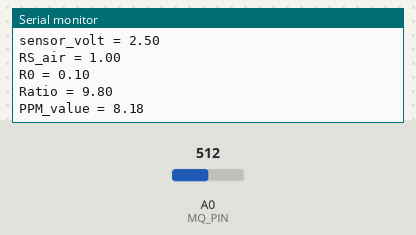
Simulated run of this sketch. Board: Arduino Uno, built with avr-gcc and run on an emulated ATmega328P. Shown: the last lines printed to the serial monitor. Inputs (shaded band) come from the test bench; at power-on: A0 (MQ_PIN) = 512.

Above: at 8.4 s.
8.5 s: A0 (MQ_PIN) set to 52
At 9.5 s:
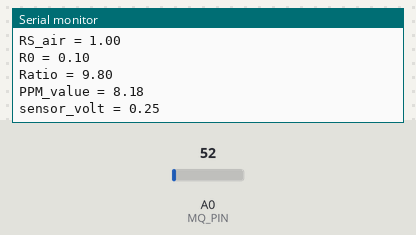
10.0 s: A0 (MQ_PIN) set to 43
At 11.9 s:
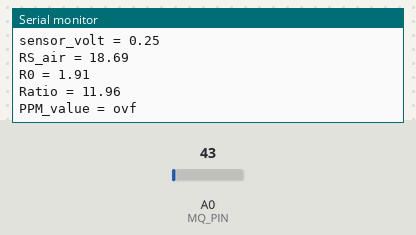
Timing chart, 0 to 12.5 s (numbered marks = the images above; inputs shaded):
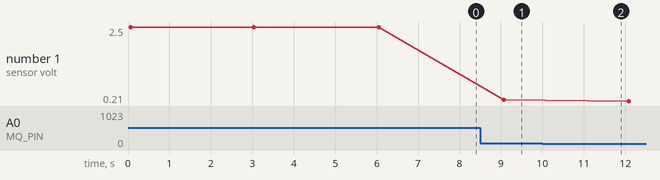

Measured:
- the behaviour switches between 49 and 48 on A0 (MQ_PIN) (found by bisection; images 1 and 2)
- after the input at 8.5 s, the serial monitor: prints a new line after 0.57 s (image 1)
- after the input at 10.0 s, the serial monitor: prints a new line after 0.57 s (image 2)
- plotted number 1: 2.5 → 0.25 after the input at 8.5 s, 0.25 → 0.21 after the input at 10.0 s

The sketch:

MQ2_PPM_values.ino
```cpp
#define MQ_PIN (A0)
#define RL_VALUE (5)
#define RO_CLEAN_AIR_FACTOR (9.83)


#define CALIBRATION_SAMPLE_TIMES (300)
#define CALIBRATION_SAMPLE_INTERVAL (60)

#define READ_SAMPLE_INTERVAL (5)
#define READ_SAMPLE_TIMES (5)


#include<math.h>


void setup()
{
  Serial.begin(9600);
  Serial.print("Calibrating...\n");
  Serial.print("This will take approx");
  Serial.print(CALIBRATION_SAMPLE_TIMES * CALIBRATION_SAMPLE_INTERVAL / 1000);
  Serial.print("second \n");


  Serial.print("Calibration is done...\n");
}

void loop()
{
  float sensor_volt;
  float RS_air;
  float R0;
  float ratio;
  float sensor_value;
  float b;
  float *pcurve;

  for(int x=0; x<100; x++)
  {
    sensor_value = sensor_value + analogRead(A0);
  }
  sensor_value = sensor_value/100;

  sensor_volt = sensor_value/1024*5;

  Serial.print("sensor_volt = ");
  Serial.println(sensor_volt);
  delay(500);

  RS_air = (5-sensor_volt)/sensor_volt;

  Serial.print("RS_air = ");
  Serial.println(RS_air);
  delay(500);

  R0 = RS_air/9.8;

  Serial.print("R0 = ");
  Serial.println(R0);
  delay(500);

  sensor_value = analogRead(A0);
  sensor_volt=(float)sensor_value/1024*5;
  RS_air = (5-sensor_volt)/sensor_volt;
  ratio = RS_air/R0;

  Serial.print("Ratio = ");
  Serial.println(ratio);
  delay(500);

  b = (pow(10,(((log(ratio)-pcurve[1])/pcurve[2]) + pcurve[0])));


  Serial.print("PPM_value = ");
  Serial.println(b);
  delay(1000);


}
```
